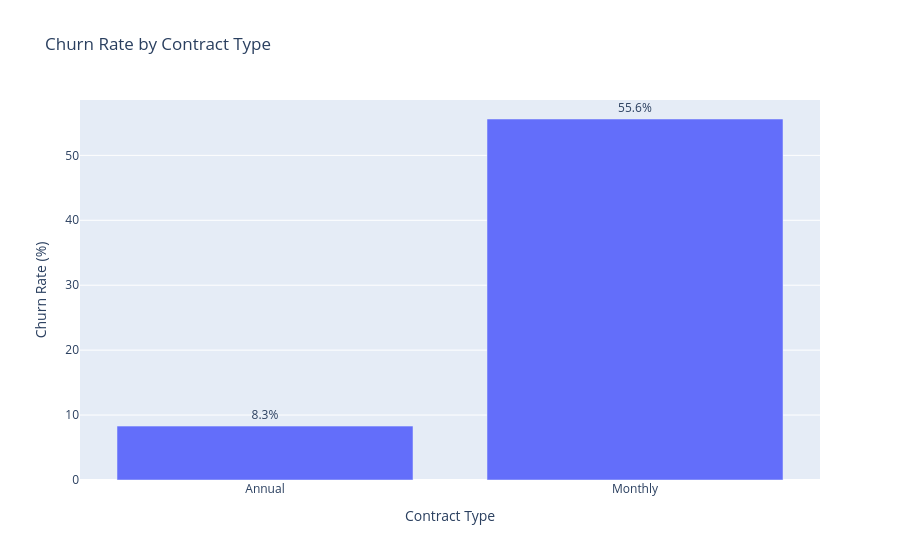

The code cell stored with this chart in its notebook:
### Code cell
# Create an interactive comparison of churn rates by contract type

fig = px.bar(
    contract_churn.reset_index(),
    x="contract_type",
    y="churn_rate",
    text="churn_rate",
    title="Churn Rate by Contract Type",
    labels={
        "contract_type": "Contract Type",
        "churn_rate": "Churn Rate (%)"
    },
    hover_data=["customers", "churned_customers"]
)

fig.update_traces(
    texttemplate="%{text}%",
    textposition="outside"
)

fig.update_layout(
    yaxis_title="Churn Rate (%)",
    xaxis_title="Contract Type"
)

fig.show()

### Figure 1 — Plotly figure (JSON) as saved in the notebook; plotly's stock layout.template omitted (floating-point values rounded to 4 significant figures)
{"data": [{"customdata": [[12, 1], [9, 5]], "hovertemplate": "Contract Type=%{x}<br>Churn Rate (%)=%{text}<br>customers=%{customdata[0]}<br>churned_customers=%{customdata[1]}<extra></extra>", "legendgroup": "", "marker": {"color": "#636efa", "pattern": {"shape": ""}}, "name": "", "orientation": "v", "showlegend": false, "text": [8.3, 55.6], "textposition": "outside", "texttemplate": "%{text}%", "type": "bar", "x": ["Annual", "Monthly"], "xaxis": "x", "y": [8.3, 55.6], "yaxis": "y"}], "layout": {"barmode": "relative", "legend": {"tracegroupgap": 0}, "title": {"text": "Churn Rate by Contract Type"}, "xaxis": {"anchor": "y", "domain": [0, 1], "title": {"text": "Contract Type"}}, "yaxis": {"anchor": "x", "domain": [0, 1], "title": {"text": "Churn Rate (%)"}}}}
